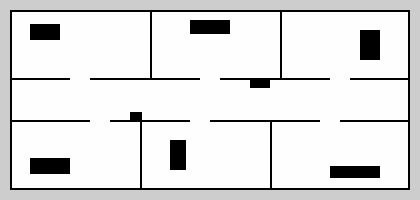
#> input picture src/ame505_bringup/sim/sim_hall.pgm, 420 x 200 px
$ python connect_walls.py ../../src/ame505_bringup/sim/sim_hall.pgm out.png
#> lines starting #> are read from the running program, lines starting #| are printed output that depends on the picture; after the words box and inside, x2 and y2 are one past the last pixel; in counts of white or black regions, pixels touching at a corner belong together
### ml/map_clean/common.py
"""Shared helpers for the map-cleaning work: map I/O, the three classes, alignment, warping, colours.

A map is a dict: name, cls (H x W uint8 of FREE / OCC / UNK), res (m per cell), origin (x, y of the
lower-left corner in metres, as in a Nav2 map .yaml). Row 0 of `cls` is the TOP of the map.
"""
import math
import os

import cv2
import numpy as np
import yaml
from scipy.spatial import cKDTree

FREE, OCC, UNK = 0, 1, 2
PGM = np.array([254, 0, 205], np.uint8)             # class id -> Nav2 trinary grey value
RGB = np.array([[255, 255, 255], [0, 0, 0], [205, 205, 205]], np.uint8)


def pgm_to_cls(img):
    c = np.full(img.shape, UNK, np.uint8)
#> c: shape (200, 420); every value is 2
    c[img > 250] = FREE
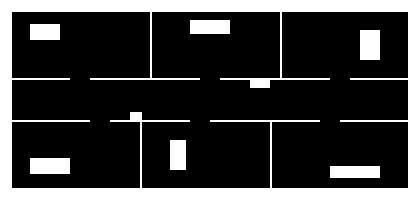
#> c: shape (200, 420); values 0 (black) and 2 (white), 23.6% white; 7 white regions, largest, box (x1, y1, x2, y2) and area: (0, 0, 420, 200) 16432, (30, 158, 70, 174) 640, (360, 30, 380, 60) 600
    c[img < 100] = OCC
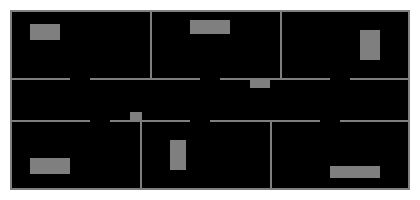
#> c: shape (200, 420); 9.28% of pixels changed, all inside (x1, y1, x2, y2) = (10, 10, 410, 190); drawn with min black and max white
    return c


# [20 lines left out: functions load_map, save_map, cells_xy, not called in this run]


def rot(th):
    return np.array([[math.cos(th), -math.sin(th)], [math.sin(th), math.cos(th)]])


# [53 lines left out: functions align, warp, not called in this run]


def colour(cls, scale=1):
    img = RGB[cls][..., ::-1].copy()                  # BGR for cv2
    return cv2.resize(img, None, fx=scale, fy=scale, interpolation=cv2.INTER_NEAREST) if scale != 1 else img


# [14 lines left out: functions label, wall_scores, not called in this run]

### ml/map_clean/straighten.py
#!/usr/bin/env python3
"""Straighten a cleaned map (no ML): walls become straight segments along the room's two main directions,
and furniture that is known to be identical (the lab's benches) is redrawn as identical rectangles.

    python -m ml.map_clean.straighten CLEANED.pgm OUT.pgm [--desks 4] [--desk-size L W]

1. Main direction: the angle (mod 90 degrees) that most wall length follows, from short Hough segments.
2. Walls: segments within `--tol` degrees of a main direction are grouped by the line they lie on (within `--snap`
   cells) and merged along it across gaps up to `--gap` cells. Each merged run of at least `--min-len` cells is drawn
   as one straight line. Occupied cells within `--snap` cells of a drawn line are replaced by it.
3. Everything else that was occupied (pillars, curved or short structure) is left exactly as it was.
4. Desks: closed pockets of unknown space with an occupied rim, of desk-like size, are fitted with rectangles. The
   `--desks` most alike are given one shared size (the median, or `--desk-size` in metres) and one shared direction,
   and redrawn: outline occupied, inside unknown.
Free and unknown space elsewhere are not touched, so the output stays on the input's grid.
"""
import argparse
import math
import os

import cv2
import numpy as np
import yaml

from .common import FREE, OCC, PGM, UNK, pgm_to_cls


def main_angle(occ):
    """Dominant wall direction in radians, in [0, pi/2)."""
    lines = cv2.HoughLinesP(occ.astype(np.uint8) * 255, 1, np.pi / 720, threshold=10, minLineLength=10, maxLineGap=2)
    if lines is None:
        return 0.0, np.zeros((0, 4))
    L = np.asarray(lines).reshape(-1, 4).astype(float)
    ang = np.arctan2(L[:, 3] - L[:, 1], L[:, 2] - L[:, 0])
    w = np.hypot(L[:, 2] - L[:, 0], L[:, 3] - L[:, 1])
    th = math.atan2((w * np.sin(4 * ang)).sum(), (w * np.cos(4 * ang)).sum()) / 4          # circular mean with period 90 degrees
    return th % (math.pi / 2), L


# [64 lines left out: functions wall_lines, desks_from_labels, not called in this run]


def find_desks(cls, n, th, size_m=None, res=0.05):
    """Closed unknown pockets of desk-like size -> n rectangles ((cx, cy), (long, short), angle_rad), all one size and direction."""
    unk = (cls == UNK).astype(np.uint8)
    num, lab, st, cen = cv2.connectedComponentsWithStats(unk, connectivity=4)
    H, W = cls.shape
    cand = []
    for i in range(1, num):
        x, y, w, h, area = st[i]
        if x == 0 or y == 0 or x + w >= W or y + h >= H or not (250 <= area <= 4000):
            continue
        comp = (lab == i).astype(np.uint8)
        ring = cv2.dilate(comp, np.ones((5, 5), np.uint8)) > 0
        if (cls[ring & (comp == 0)] == OCC).mean() < 0.35:                            # a desk is rimmed by occupied cells
            continue
        pts = np.argwhere(ring & ((cls == OCC) | (comp > 0)))[:, ::-1].astype(np.float32)
        (cx, cy), (a, b), ang = cv2.minAreaRect(pts)
        if min(a, b) < 8 or area / max(1.0, a * b) < 0.55:
            continue
        ang = math.radians(ang) if a >= b else math.radians(ang) + math.pi / 2          # direction of the long side
        cand.append(((cx, cy), (max(a, b), min(a, b)), ang, area))
    if not cand:
        return []
    if len(cand) > n:                                                                 # keep the n most alike in size
        med = np.median([c[1] for c in cand], axis=0)
        cand = sorted(cand, key=lambda c: abs(c[1][0] - med[0]) + abs(c[1][1] - med[1]))[:n]
    long_, short = (np.median([c[1][0] for c in cand]), np.median([c[1][1] for c in cand])) if size_m is None else (size_m[0] / res, size_m[1] / res)
    dirs = [((c[2] - th + math.pi / 4) % (math.pi / 2)) - math.pi / 4 for c in cand]   # offset from the nearest main direction
    base = [th + round((c[2] - th) / (math.pi / 2)) * (math.pi / 2) for c in cand]
    off = float(np.median(dirs))
    return [((c[0][0], c[0][1]), (float(long_), float(short)), b + off) for c, b in zip(cand, base)]


# [79 lines left out: functions straighten, main, not called in this run]


# [2 lines that do not run on import are left out]

### ml/map_clean/connect_walls.py
#!/usr/bin/env python3
"""Connect the walls of the room and make everything inside known, except the desks (no ML).

    python -m ml.map_clean.connect_walls IN.pgm OUT.pgm [--labels LABEL.png --desks 4 --desk-size L W] [--max-gap 0.6]

The room is the largest floor region with its outline closed (9 cells) and its holes filled. Along the one-cell ring
just outside it, every stretch that is not a wall is a gap. A gap no longer than `--max-gap` metres (default 1.5, so a doorway is closed too) is drawn as wall;
a longer one is left open and reported. Then every unknown cell inside the room becomes floor, except
inside the desk rectangles (found from the hand labels as in straighten.py, else from the map).
The wall drawn across a gap was not seen by the lidar: the map then claims a wall there.
"""
import argparse
import math
import os

import cv2
import numpy as np
import yaml

from .common import FREE, OCC, PGM, UNK, pgm_to_cls
from .straighten import desks_from_labels, find_desks, main_angle


def connect_walls(cls, lab=None, n_desks=4, desk_size=None, max_gap_m=1.5, res=0.05, k=9, near=2):
#> called with n_desks = 4, max_gap_m = 1.5, res = 0.05, k = 9, near = 2
    free = (cls == FREE).astype(np.uint8)
    n, cc, st, _ = cv2.connectedComponentsWithStats(cv2.morphologyEx(free, cv2.MORPH_CLOSE, np.ones((3, 3), np.uint8)), connectivity=4)
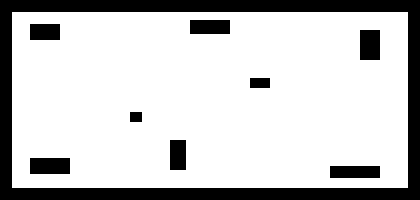
#> cc: shape (200, 420) int32; values 0 (black) and 1 (white), 78.6% white; 9 black regions, largest, box (x1, y1, x2, y2) and area: (0, 0, 420, 200) 14304, (30, 158, 70, 174) 640, (360, 30, 380, 60) 600
#> n = 2; st = [[0, 0, 420, 200, 17984], [12, 12, 396, 176, 66016]]
    room = (cc == 1 + int(np.argmax(st[1:, cv2.CC_STAT_AREA]))).astype(np.uint8)
#> room: shape (200, 420); values 0 (black) and 1 (white), 78.6% white; 9 black regions
    room = cv2.morphologyEx(room, cv2.MORPH_CLOSE, np.ones((k, k), np.uint8))
    cnt, _ = cv2.findContours(room, cv2.RETR_EXTERNAL, cv2.CHAIN_APPROX_NONE)
#> cnt = 1 contour; box (x1, y1, x2, y2) and area: (12, 12, 408, 188) 69125
    room = cv2.drawContours(np.zeros_like(room), cnt, -1, 1, cv2.FILLED)
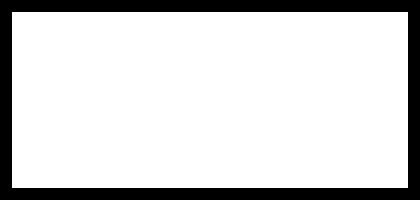
#> room: shape (200, 420); values 0 (black) and 1 (white), 83% white; 1 black region, box (x1, y1, x2, y2) and area: (0, 0, 420, 200) 14304
    ring = (cv2.dilate(room, np.ones((3, 3), np.uint8)) > 0) & (room == 0)
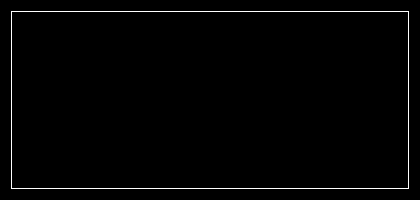
#> ring: shape (200, 420) bool; 1.4% white in thin lines or dots, all inside (x1, y1, x2, y2) = (11, 11, 409, 189)
    room = room > 0
    out = cls.copy()
    # a ring cell is already walled if an occupied cell lies within `near` cells of it
    walled = ring & (cv2.dilate((cls == OCC).astype(np.uint8), np.ones((2 * near + 1, 2 * near + 1), np.uint8)) > 0)
    gaps = (ring & ~walled).astype(np.uint8)
#> gaps: shape (200, 420); every value is 0
    n, cc, st, _ = cv2.connectedComponentsWithStats(gaps, connectivity=8)
#> cc: shape (200, 420) int32; every value is 0
#> n = 1; st = [[0, 0, 420, 200, 84000]]
    closed = 0; left = []
    for i in range(1, n):
        length = st[i, cv2.CC_STAT_AREA] * res
        if length <= max_gap_m:
            out[cc == i] = OCC; closed += 1
        else:
            left.append(round(float(length), 2))
#> after the loop, closed = 0; left = []
    desk = np.zeros(cls.shape, np.uint8)
    if n_desks:
        th, _ = main_angle(cls == OCC)
#> in main_angle, `lines = cv2.HoughLinesP(occ.astype(np.uint8) * 255, 1, np.pi / 720, th..`: lines = 158 rows, first 6: [10, 11, 409, 10], [10, 121, 89, 121], [340, 120, 409, 120], [10, 188, 409, 188], [10, 189, 409, 189], [90, 79, 199, 79]
#> in main_angle, `L = np.asarray(lines).reshape(-1, 4).astype(float)`: L has the same summary as lines
#> in main_angle, `ang = np.arctan2(L[:, 3] - L[:, 1], L[:, 2] - L[:, 0])`: ang = 158 values, max 1.57 at index 70, min -1.57 at index 27, mean -0.00302
#> in main_angle, `w = np.hypot(L[:, 2] - L[:, 0], L[:, 3] - L[:, 1])`: w = 158 values, max 399 at index 0, min 10 at index 109, mean 43.36
#> in main_angle, `th = math.atan2((w * np.sin(4 * ang)).sum(), (w * np.cos(4 * ang)).sum..`: th = -0.0102
#> th = 1.56
        boxes = desks_from_labels(cls, lab, n_desks, th, desk_size) if lab is not None else find_desks(cls, n_desks, th, desk_size)
#> in find_desks, `unk = (cls == UNK).astype(np.uint8)`:
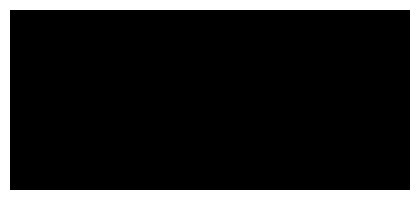
#> unk: shape (200, 420); values 0 (black) and 1 (white), 14.3% white; 1 white region, box (x1, y1, x2, y2) and area: (0, 0, 420, 200) 12000
#> in find_desks, `num, lab, st, cen = cv2.connectedComponentsWithStats(unk, connectivity..`: num = 2; st = [[10, 10, 400, 180, 72000], [0, 0, 420, 200, 12000]]; cen = [[209.5, 99.5], [209.5, 99.5]]
#> the loop in find_desks, `for i in range(1, num):` made 1 pass
#> after the loop in find_desks, `for i in range(1, num):`: cand = []
#> boxes = []
        for (cx, cy), (a, b), ang in boxes:
            cv2.fillPoly(desk, [cv2.boxPoints(((cx, cy), (a, b), math.degrees(ang))).astype(np.int32)], 1)
#> this loop made 0 passes
    # also keep any large closed pocket with an occupied rim: a desk the rectangles missed
    n, cc, st, _ = cv2.connectedComponentsWithStats((room & (out == UNK) & (desk == 0)).astype(np.uint8), connectivity=4)
    for i in range(1, n):
        if st[i, cv2.CC_STAT_AREA] >= 600:
            comp = cc == i
            rim = (cv2.dilate(comp.astype(np.uint8), np.ones((3, 3), np.uint8)) > 0) & ~comp
            if (out[rim] == OCC).mean() >= 0.5:
                desk[comp] = 1
    fill = room & (out == UNK) & (desk == 0)
    out[fill] = FREE
    return out, {'gaps_closed': closed, 'openings_left_m': sorted(left, reverse=True), 'wall_cells_drawn': int((out == OCC).sum() - (cls == OCC).sum()), 'filled_m2': float(fill.sum() * res * res)}


def main():
    ap = argparse.ArgumentParser()
    ap.add_argument('inp'); ap.add_argument('out'); ap.add_argument('--labels', default='')
    ap.add_argument('--desks', type=int, default=4); ap.add_argument('--desk-size', type=float, nargs=2, default=None); ap.add_argument('--max-gap', type=float, default=1.5, help='metres; a longer gap in the wall is left open')
    a = ap.parse_args()
    cls = pgm_to_cls(cv2.imread(a.inp, 0)); lab = cv2.imread(a.labels, -1) if a.labels else None
    out, info = connect_walls(cls, lab, a.desks, a.desk_size, a.max_gap)
#> info = {'gaps_closed': 0, 'openings_left_m': [], 'wall_cells_drawn': 0, 'filled_m2': 0}
    cv2.imwrite(a.out, PGM[out])
    y_in = os.path.splitext(a.inp)[0] + '.yaml'
    if os.path.exists(y_in):
        y = yaml.safe_load(open(y_in)); y['image'] = os.path.basename(a.out)
        yaml.safe_dump(y, open(os.path.splitext(a.out)[0] + '.yaml', 'w'), default_flow_style=None, sort_keys=False)
    print(f"{a.out}: {info['gaps_closed']} gaps closed with {info['wall_cells_drawn']} wall cells, openings left (m): {info['openings_left_m'] or 'none'}, {info['filled_m2']:.2f} m2 inside turned into floor")
#| out.png: 0 gaps closed with 0 wall cells, openings left (m): none, 0.00 m2 inside turned into floor


if __name__ == '__main__':
    main()
